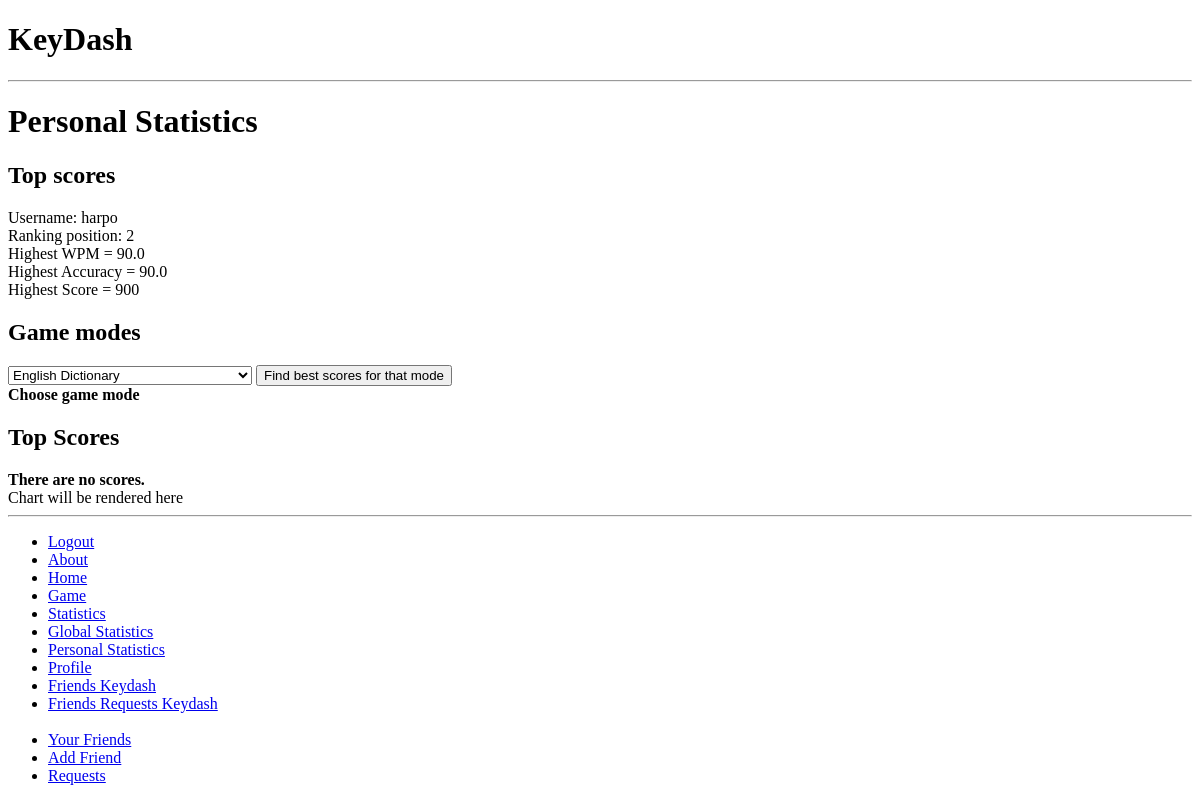
/keydash/statistics_personal (signed in), run on an earlier commit of the app's database.
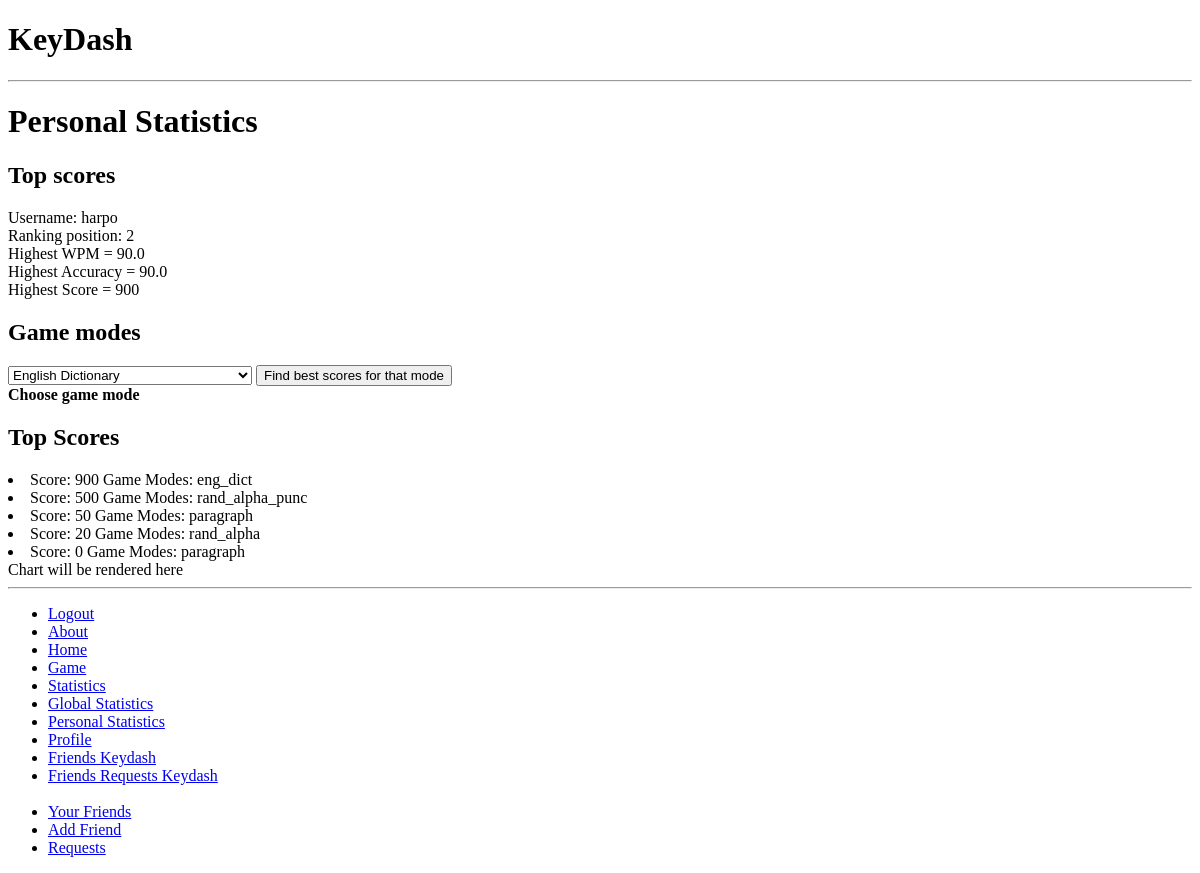
And on a later commit of the database.
### keydash_app/models.py (models this page shows, shortened)
class UserProfile(models.Model):
    user = models.OneToOneField(User)
    picture = models.ImageField(upload_to='profile_images', blank=True)
    ranking_position = models.IntegerField(default=0)
    wpm_highest = models.FloatField(default=0)
    accuracy_highest = models.FloatField(default=0)
    score_highest = models.IntegerField(default=0)

class Score(models.Model):
    user = models.ForeignKey(User)
    game = models.ForeignKey(Game)
    wpm = models.FloatField(default=0)
    accuracy = models.FloatField(default=0)
    score = models.IntegerField(default=0)
    date = models.DateTimeField(default=datetime.now, blank=True)

class Game(models.Model):
    game_mode = models.CharField(max_length=128)
    def __unicode__(self):
        return self.game_mode

### keydash_app/views.py (the view)
def statistics_personal(request):
    context_dict = {}
    user = request.user
    user_profile = UserProfile.objects.get(user = user)
    context_dict['user_profile'] = user_profile
    user_scores = Score.objects.filter(user = user).order_by('-score')
    context_dict['scores'] = user_scores
    if request.method == 'POST':
        game_mode = request.POST.get('dropdown_game_mode')
        game = Game.objects.get(game_mode = game_mode)
        context_dict.update( statistics_chart2(request, game) )
        user_scores_for_game_mode = Score.objects.filter(user = user, game = game).order_by('-score')
        context_dict.update( game_mode_readable_name(game))
        context_dict['user_scores_for_game_mode'] = user_scores_for_game_mode
    else:
        context_dict.update( statistics_chart(request) )
    return render(request, 'keydash_app/statistics_personal.html', context_dict)

### keydash_app/views.py (called while the page is built)
def statistics_chart(request):
    context_dict = {}
    user = request.user
    game_data = \
        DataPool(
           series=
            [{'options': {
               'source': Score.objects.filter(user = user)},
              'terms': [
                'id',
                'date',
                'score']}
             ])
    cht = Chart(
        datasource = game_data,
        series_options =
          [{'options':{
              'type': 'column',
              'stacking': True},
            'terms':{
              'id': [
                'score']
              }}],
        chart_options =
          {'title': {
               'text': 'Statistics'},
           'xAxis': {
                'title': {
                   'text': 'Games'}}})
    context_dict['chart'] = cht
    return context_dict

### templates/keydash_app/statistics_personal.html (shortened to what this page needs)
{% extends "keydash_app/base.html" %}
{% block body_block %}
    <h1>Personal Statistics</h1>
    <h2>Top scores</h2>
    Username: {{ user.username }} <br>
    Ranking position: {{ user_profile.ranking_position }} <br>
    Highest WPM = {{ user_profile.wpm_highest }} <br>
    Highest Accuracy = {{ user_profile.accuracy_highest }} <br>
    Highest Score = {{ user_profile.score_highest }} <br>
    <h2>Game modes</h2>
    <form action="" method="post">
        <select name="dropdown_game_mode">
            <option value="eng_dict">English Dictionary</option>
        </select>
        <input type="submit" value="Find best scores for that mode" />
    </form>
    {% if user_scores_for_game_mode %}
        Game Mode: {{ game_mode }}
        {% for score_game_mode in user_scores_for_game_mode %}
            <li>score: {{ score_game_mode.score }}</li>
        {% endfor %}
    {% else %}
        <strong>Choose game mode </strong>
    {% endif %}
    <br>
    <h2>Top Scores</h2>
    {% if scores %}
        {% for score in scores %}
            <li>Score: {{ score.score }} Game Modes: {{ score.game }}</li>
        {% endfor %}
    {% else %}
        <strong>There are no scores.</strong>
    {% endif %}
    {% load chartit %}
    <div id='container'> Chart will be rendered here </div>
{% endblock %}

### templates/keydash_app/base.html (shortened to what this page needs)
<!DOCTYPE html>
<html>
    <head>
    <h1>KeyDash</h1>
    <hr/>
    </head>
    <body>
        <div>
            {% block body_block %}{% endblock %}
        </div>
        <hr />
        <div>
            <ul>
            {% if user.is_authenticated %}
                <li><a href="{% url 'auth_logout' %}">Logout</li>
                <li><a href="/keydash/about/">About</a></li>
                <li><a href="/keydash/home/">Home</a></li>
                <li><a href="/keydash/game/">Game</a></li>
                <li><a href="/keydash/statistics/">Statistics</a></li>
                <li><a href="/keydash/statistics_global/">Global Statistics</a></li>
                <li><a href="/keydash/statistics_personal/">Personal Statistics</a></li>
                <li><a href="/keydash/profile/">Profile</a></li>
                <li><a href="/keydash/friends_keydash/">Friends Keydash</a></li>
                <li><a href="/keydash/friends_requests_keydash/">Friends Requests Keydash</a></li>
                <br>
                <li><a href="/friendship/friends/{{ user.username }}/">Your Friends</a></li>
                <li><a href="/friendship/users/">Add Friend</a></li>
                <li><a href="/friendship/friend/requests/">Requests</a></li>
            {% else %}
                <li><a href="{% url 'registration_register' %}">Register</li>
                <li><a href="{% url 'auth_login' %}">Login</li>
                <li><a href="/keydash/trial/">Trial Game</a></li>
            {% endif %}
            </ul>
        </div>
    </body>
</html>

What changed in the data, as far as the page shows it:
added Score: score "900", game "eng_dict"
added Score: score "500", game "rand_alpha_punc"
added Score: score "50", game "paragraph"
added Score: score "20", game "rand_alpha"
added Score: score "0", game "paragraph"
Also different on the page:
text no longer shown: "There are no scores."
